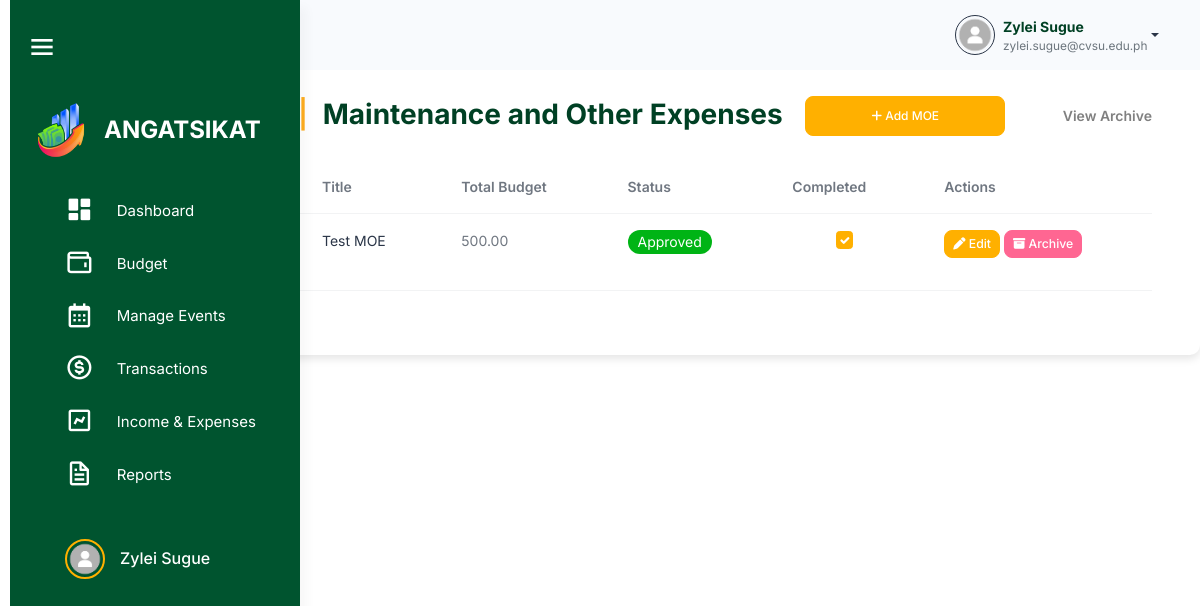
The page /src/budget_management/maintenance/maintenance.php (signed in) on the database its author committed.
### tables this page shows
CREATE TABLE `users` (
  `user_id` int(11) NOT NULL,
  `username` varchar(100) NOT NULL,
  `password` varchar(255) NOT NULL,
  `profile_picture` varchar(255) NOT NULL,
  `first_name` varchar(255) NOT NULL,
  `last_name` varchar(255) NOT NULL,
  `email` varchar(100) NOT NULL,
  `role` enum('admin','officer','member') NOT NULL,
  `organization_id` int(11) DEFAULT NULL,
  `archived` tinyint(1) DEFAULT 0,
  `created_at` timestamp NOT NULL DEFAULT current_timestamp()
);

CREATE TABLE `maintenance` (
  `maintenance_id` int(11) NOT NULL,
  `plan_id` int(11) NOT NULL,
  `title` varchar(255) NOT NULL,
  `total_amount` decimal(10,2) DEFAULT 0.00,
  `maintenance_status` enum('Pending','Approved','Disapproved') DEFAULT 'Pending',
  `completion_status` tinyint(1) DEFAULT 0,
  `organization_id` int(11) NOT NULL,
  `archived` tinyint(1) DEFAULT 0,
  `created_at` timestamp NOT NULL DEFAULT current_timestamp(),
  `updated_at` timestamp NOT NULL DEFAULT current_timestamp() ON UPDATE current_timestamp()
);

### src/user_query.php (called while the page is built, shortened)
<?php
$user_id = $_SESSION['user_id'];
$user_query = "SELECT * FROM users WHERE user_id = '$user_id'";
$user_result = mysqli_query($conn, $user_query);
if ($user_result && mysqli_num_rows($user_result) > 0) {
    $user = mysqli_fetch_assoc($user_result);
    $firstname = $user['first_name'];
    $lastname = $user['last_name'];
    $fullname = $firstname . ' ' . $lastname;
    $email = $user['email'];
} else {
    echo "Error fetching user data: " . mysqli_error($conn);
    exit();
}
?>

### src/session_check.php (called while the page is built, shortened)
<?php
$organization_id = $_SESSION['organization_id'];
?>

### src/budget_management/maintenance/maintenance.php (the view, shortened to what this page needs)
<?php
include '../../connection.php';
include '../../session_check.php';
include '../../user_query.php';
$sql = "SELECT * FROM maintenance WHERE archived = 0 AND organization_id=$organization_id";
$result = $conn->query($sql);
?>
<!DOCTYPE html>
<html lang="en">
<head>
    <link rel="stylesheet" href="../../assets/css/styles.min.css" />
    <link rel="stylesheet" href="../../html/sidebar.css" />
    <link rel="stylesheet" href="../../activity_management/css/activities.css" />
    <link href="https://unpkg.com/boxicons@2.1.4/css/boxicons.min.css" rel="stylesheet" />
    <link rel="stylesheet" href="https://cdnjs.cloudflare.com/ajax/libs/font-awesome/6.6.0/css/all.min.css">
    <link rel="stylesheet" href="https://cdn.datatables.net/2.1.7/css/dataTables.bootstrap.min.css" />
</head>
<body>
    <div class="body-wrapper">
        <header class="app-header">
            <nav class="navbar navbar-expand-lg navbar-light">
                <div class="navbar-collapse justify-content-end px-0" id="navbarNav">
                    <div class="container-fluid d-flex justify-content-end align-items-center" style="padding: 0 1rem;">
                        <div class="dropdown">
                            <a href="#" class="dropdown-toggle d-flex align-items-center" data-bs-toggle="dropdown"
                                aria-expanded="false" style="text-decoration: none;">
                                <img class="border border-dark rounded-circle" src="<?php echo !empty($profile_picture) ? 'default.png' . htmlspecialchars($profile_picture) : 'default.png'; ?>" alt="Profile"
                                    style="width: 40px; height: 40px; margin-left: 10px;">
                                <div class="d-flex flex-column align-items-start ms-2">
                                    <span style="font-weight: bold; color: #004024;"><?php echo htmlspecialchars($fullname); ?></span>
                                    <span style="font-size: 0.85em; color: #6c757d;"><?php echo htmlspecialchars($email); ?></span>
                                </div>
                            </a>
                        </div>
                    </div>
                </div>
            </nav>
        </header>
    </div>
    <div class="page-wrapper" id="main-wrapper" data-layout="vertical" data-navbarbg="skin6" data-sidebartype="full"
        data-sidebar-position="fixed" data-header-position="fixed">
        <aside class="left-sidebar" id="sidebar">
            <div class="top-bar">
                <div id="toggleSidebar" class="burger-icon">
                    <i class="bx bx-menu"></i>
                </div>
            </div>
            <div>
                <div class="brand-logo logo-container">
                    <a href="../html/officer_dashboard.html" class="logo-img">
                        <img src="angat sikat.png" alt="Angat Sikat Logo" class="sidebar-logo">
                    </a>
                    <span class="logo-text">ANGATSIKAT</span>
                </div>
                <nav class="sidebar-nav mx-4">
                    <ul id="sidebarnav">
                        <li class="sidebar-item">
                            <a class="sidebar-link" href="../../dashboard/officer_dashboard.php" aria-expanded="false" data-tooltip="Dashboard">
                                <i class="bx bxs-dashboard"></i>
                                <span class="hide-menu">Dashboard</span>
                            </a>
                        </li>
                        <li class="sidebar-item">
                            <a class="sidebar-link" aria-expanded="false" data-tooltip="Budget">
                                <i class="bx bx-wallet"></i>
                                <span class="hide-menu">Budget</span>
                            </a>
                        </li>
                        <li class="sidebar-item">
                            <a class="sidebar-link" href="../../activity_management/activities.php" aria-expanded="false" data-tooltip="Manage Events">
                                <i class="bx bx-calendar"></i>
                                <span class="hide-menu">Manage Events</span>
                            </a>
                        </li>
                        <li class="sidebar-item">
                            <a class="sidebar-link" href="#transactions" aria-expanded="false" data-tooltip="Transactions">
                                <i class="bx bx-dollar-circle"></i>
                                <span class="hide-menu">Transactions</span>
                            </a>
                        </li>
                        <li class="sidebar-item">
                            <a class="sidebar-link" aria-expanded="false" data-tooltip="Income & Expenses">
                                <i class="bx bx-chart"></i>
                                <span class="hide-menu">Income & Expenses</span>
                            </a>
                        </li>
                        <li class="sidebar-item">
                            <a class="sidebar-link" href="#reports.php" aria-expanded="false" data-tooltip="Reports">
                                <i class="bx bx-file"></i>
                                <span class="hide-menu">Reports</span>
                            </a>
                        </li>
                        <li class="sidebar-item profile-container">
                            <a class="sidebar-link" href="../user/profile.html" aria-expanded="false" data-tooltip="Profile">
                                <div class="profile-pic-border">
                                    <img src="<?php echo !empty($profile_picture) ? 'default.png' . htmlspecialchars($profile_picture) : 'default.png'; ?>" alt="Profile Picture" class="profile-pic" />
                                </div>
                                <span class="profile-name"><?php echo htmlspecialchars($user['first_name']) . ' ' . htmlspecialchars($user['last_name']); ?></span>
                            </a>
                        </li>
                    </ul>
                </nav>
            </div>
        </aside>
            <div class="container mt-5 p-5">
                <h2 class="mb-4 d-flex align-items-center justify-content-between">
                    <div>
                        <span class="text-warning fw-bold me-2">|</span> Maintenance and Other Expenses
                        <button class="btn btn-primary ms-3" data-bs-toggle="modal" data-bs-target="#addModal"
                        style="height: 40px; width: 200px; border-radius: 8px; font-size: 12px;">
                            <i class="fa-solid fa-plus"></i> Add MOE
                        </button>
                    </div>
                    <a href="maintenance_archive.php" class="text-gray text-decoration-none fw-bold"
                    style="font-size: 14px;">
                        View Archive
                    </a>
                </h2>
                    <table id="maintenanceTable" class="table">
                    <thead>
                        <tr>
                            <th>Title</th>
                            <th>Total Budget</th>
                            <th>Status</th>
                            <th>Completed</th>
                            <th>Actions</th>
                        </tr>
                    </thead>
                    <tbody>
                        <?php
                        if ($result->num_rows > 0) {
                            while($row = $result->fetch_assoc()) {
                                $checked = $row['completion_status'] ? 'checked' : '';
                                $disabled = ($row['maintenance_status'] !== 'Approved') ? 'disabled' : '';
                                echo "<tr>
                                        <td><a class='link-offset-2 link-underline link-underline-opacity-0' href='maintenance_details.php?maintenance_id={$row['maintenance_id']}'>{$row['title']}</a></td>
                                        <td>{$row['total_amount']}</td>
                                        <td>";
                                if ($row['maintenance_status'] == 'Pending') {
                                    echo "<span class='badge rounded-pill pending'> ";
                                } else if ($row['maintenance_status'] == 'Approved') {
                                    echo "<span class='badge rounded-pill approved'> ";
                                } else if ($row['maintenance_status'] == 'Disapproved') {
                                    echo "<span class='badge rounded-pill disapproved'> ";
                                }
                                echo "{$row['maintenance_status']}</span></td>
                                    <td><input type='checkbox' class='form-check-input' onclick='showConfirmationModal({$row['maintenance_id']}, this.checked)' $checked $disabled></td>
                                    <td>
                                        <button class='btn btn-primary btn-sm edit-btn mb-3' data-bs-toggle='modal' data-bs-target='#editMaintenanceModal' data-id='{$row['maintenance_id']}'><i class='fa-solid fa-pen'></i> Edit</button>
                                        <button class='btn btn-danger btn-sm archive-btn mb-3' data-id='{$row['maintenance_id']}'><i class='fa-solid fa-box-archive'></i> Archive</button>
                                    </td>
                                    </tr>";
                            }
                        } else {
                            echo "<tr><td colspan='5' class='text-center'>No maintenance or other expenses found</td></tr>";
                        }
                        ?>
                    </tbody>
                </table>
            </div>
        </div>
</body>
</html>

### src/html/sidebar.css (style rules this page uses)
#sidebar { width: 290px; background-color: #00542f; transition: width 0.3s, height 0.3s; display: flex; flex-direction: column; height: 100vh; position: fixed; left: 0; top: 0; border-radius: 0; overflow-x: hidden; z-index: 1000; }
#sidebar .sidebar-item a { display: flex; align-items: center; padding: 10px 15px; color: #ffffff; text-decoration: none; border-radius: 8px; transition: background-color 0.3s; }
.profile-container { display: flex; align-items: center; width: 100%; margin-top: 30px; }
.sidebar-item { position: relative; }
.page-wrapper { transition: margin-left 0.3s; }

### src/activity_management/css/activities.css (style rules this page uses)
:root { --bs-font-sans-serif: "Inter", sans-serif; --bs-primary: #ffb000; --bs-secondary: #6c757d; --bs-danger: #ff6692; --bs-body-font-size: 0.875rem; --bs-body-font-weight: 400; --bs-body-line-height: 1.5; --bs-body-color: #111c2d99; --bs-body-bg: #fff; --bs-border-color: #e4ebf0; --bs-heading-color: #111c2d; --bs-border-radius: 7px; --bs-gutter-x: 24px; --bs-btn-font-size: 0.875rem; --bs-card-spacer-y: 30px; --bs-card-spacer-x: 30px; --bs-card-border-width: 0px; --bs-success-rgb: 19,222,185; --bs-primary-rgb: 255, 176, 0; --bs-light-rgb: 246,249,252; --bs-dark-rgb: 42,53,71; }
.container { padding-top: 20px; background-color: #fff; border-radius: 10px; box-shadow: 0 4px 8px rgba(0, 0, 0, 0.1); }
table td .form-check-input { margin-left: auto; margin-right: auto; display: block; width: 1.25em; height: 1.25em; }
table { table-layout: auto; max-width: 100%; height: auto; border-collapse: collapse; }
.btn-primary { background-color: #ffb000; border-color: #ffb000; }
.badge.rounded-pill.approved { background-color: #00b415; color: #fff; }
#sidebar { width: 290px; background-color: #00542f; transition: width 0.3s, height 0.3s; display: flex; flex-direction: column; height: 100vh; position: fixed; left: 0; top: 0; border-radius: 0; overflow-x: hidden; z-index: 1000; }
#sidebar .sidebar-item a { display: flex; align-items: center; padding: 10px 15px; color: #ffffff; text-decoration: none; border-radius: 8px; transition: background-color 0.3s; }
.profile-container { display: flex; align-items: center; width: 100%; margin-top: 30px; }
.sidebar-item { position: relative; }
.page-wrapper { transition: margin-left 0.3s; }

### src/budget_management/maintenance/maintenance.php (style rules this page uses)
.app-header { position: fixed; width: calc(100% - 250px); top: 0; left: 250px; transition: width 0.3s ease-in-out, left 0.3s ease-in-out; z-index: 1000; }
.left-sidebar { width: 250px; position: fixed; top: 0; left: 10px; height: 100%; background-color: #00542F; overflow: hidden; transition: width 0.3s ease-in-out; }
#main-wrapper { margin-left: 250px; transition: margin-left 0.3s ease-in-out; }

### rows shown on the page
users: fullname "Zylei Sugue", email "zylei.sugue@cvsu.edu.ph", first_name "Zylei", last_name "Sugue"
maintenance: title "Test MOE", total_amount "500.00", maintenance_status "Approved"
